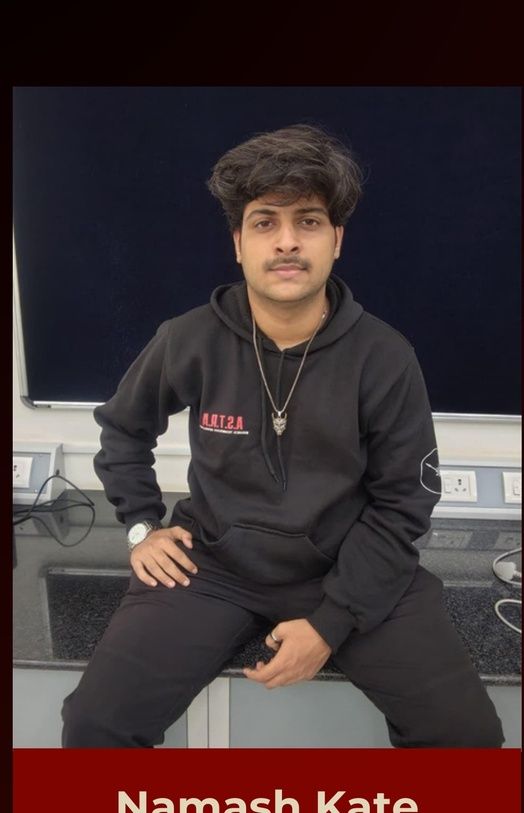
#> input picture namash.jpg, 524 x 813 px, shrunk from 907 x 1409 before the run, found by its file name
$ python crop_exact_headshots.py
#> lines starting #> are read from the running program, lines starting #| are printed output that depends on the picture
import os
from PIL import Image

photo_files = [
    "namash.jpg", "yash.jpg", "maya.jpg", "yogita.jpg",
    "Om.jpg", "karthik.jpg", "Anish.jpg", "Pravesh.jpg",
    "om nerkar.jpg", "a.jpg", "khushi.jpg", "Anay.jpg",
    "Mehwish.jpg", "aarya.jpg", "khushi_nanekar.jpg", "Prakruti.jpg"
]

base_dir = r"c:\Projects- FINAL\club- website"

for filename in photo_files:
    filepath = os.path.join(base_dir, filename)
    if os.path.exists(filepath):
        with Image.open(filepath) as img:
#> img is the input picture: PIL image 524x813 RGB; mean R, G, B 65.5, 51.3, 53.1
            W, H = img.size
#> W = 524; H = 813
            # Crop photo box area (top 15% to 75% of card)
            top = int(H * 0.14)
#> top = 113
            bottom = int(H * 0.76)
#> bottom = 617
            left = int(W * 0.03)
#> left = 15
            right = int(W * 0.97)
#> right = 508

            cropped = img.crop((left, top, right, bottom))
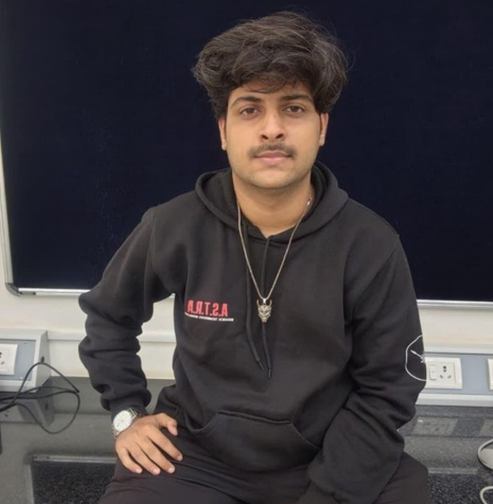
#> cropped: PIL image 493x504 RGB; mean R, G, B 63.6, 59.1, 62.6
            cropped.save(filepath, quality=95)
            print(f"Cropped headshot: {filename} -> {cropped.width}x{cropped.height}")
#| Cropped headshot: namash.jpg -> 493x504
#> pass 2 of the loop `for filename in photo_files:`:
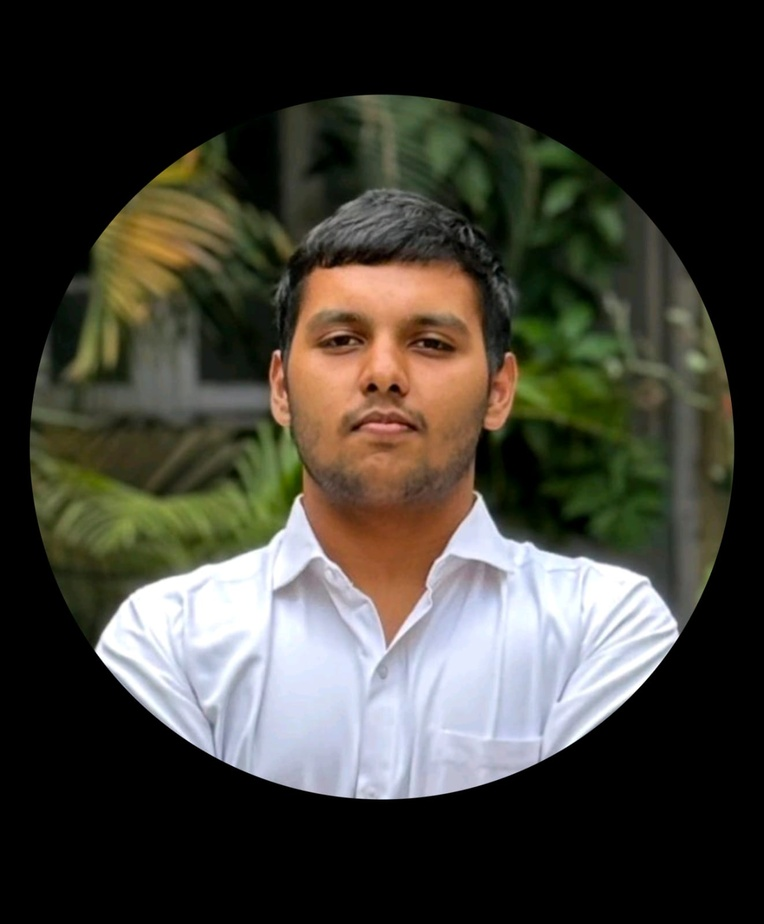
#> input picture yash.jpg, 764 x 924 px, shrunk from 1323 x 1600 before the run, found by its file name
#> img is the input picture: PIL image 764x924 RGB; mean R, G, B 64.3, 62.4, 54.1
#> `cropped = img.crop((left, top, right, bottom))`:
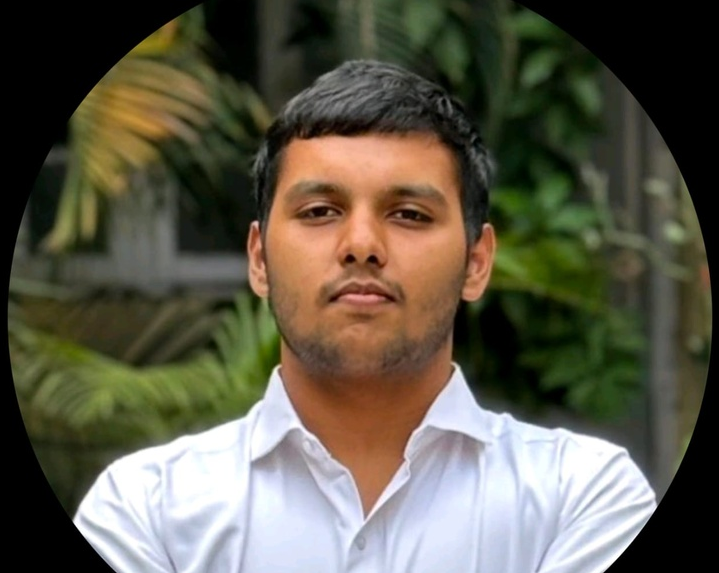
#> cropped: PIL image 719x573 RGB; mean R, G, B 94, 90, 74.5
#| Cropped headshot: yash.jpg -> 719x573
#> pass 3 of the loop `for filename in photo_files:`:
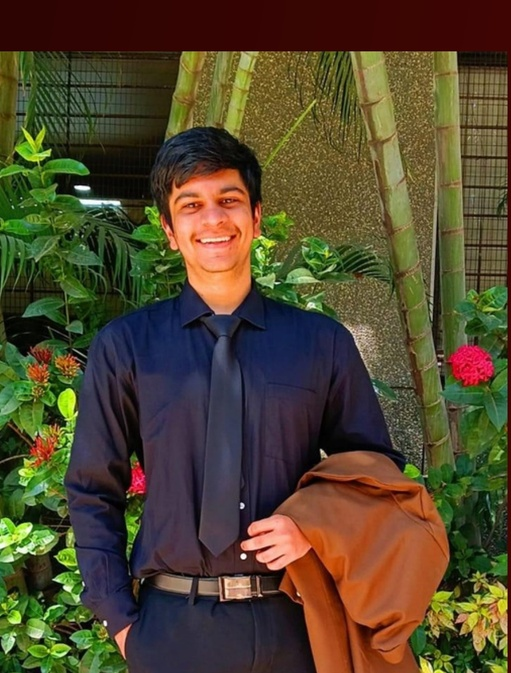
#> input picture maya.jpg, 511 x 673 px, shrunk from 885 x 1166 before the run, found by its file name
#> img is the input picture: PIL image 511x673 RGB; mean R, G, B 81.4, 70.2, 44.9
#> `cropped = img.crop((left, top, right, bottom))`:
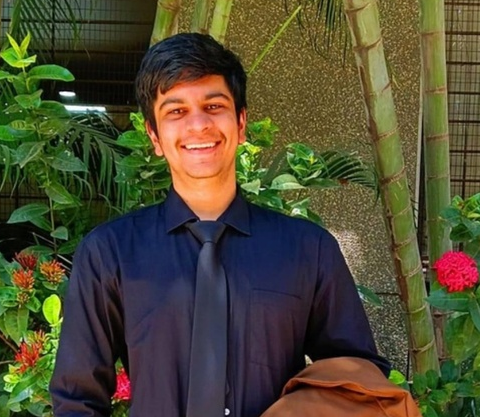
#> cropped: PIL image 480x417 RGB; mean R, G, B 78.7, 74.8, 50.4
#| Cropped headshot: maya.jpg -> 480x417
#> the loop made 16 passes; the first 3 are shown

print("All 16 member headshots cropped cleanly!")
